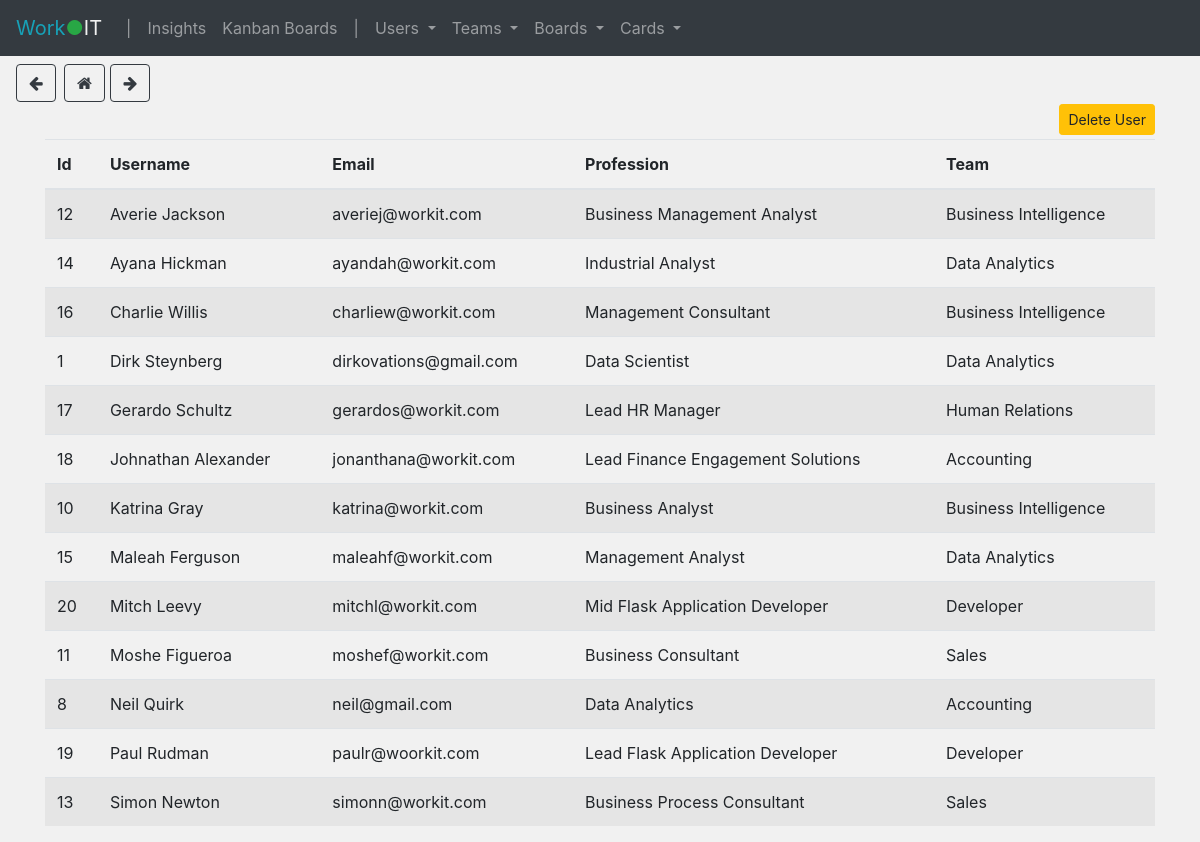
The page /user_list on the database as committed earlier.
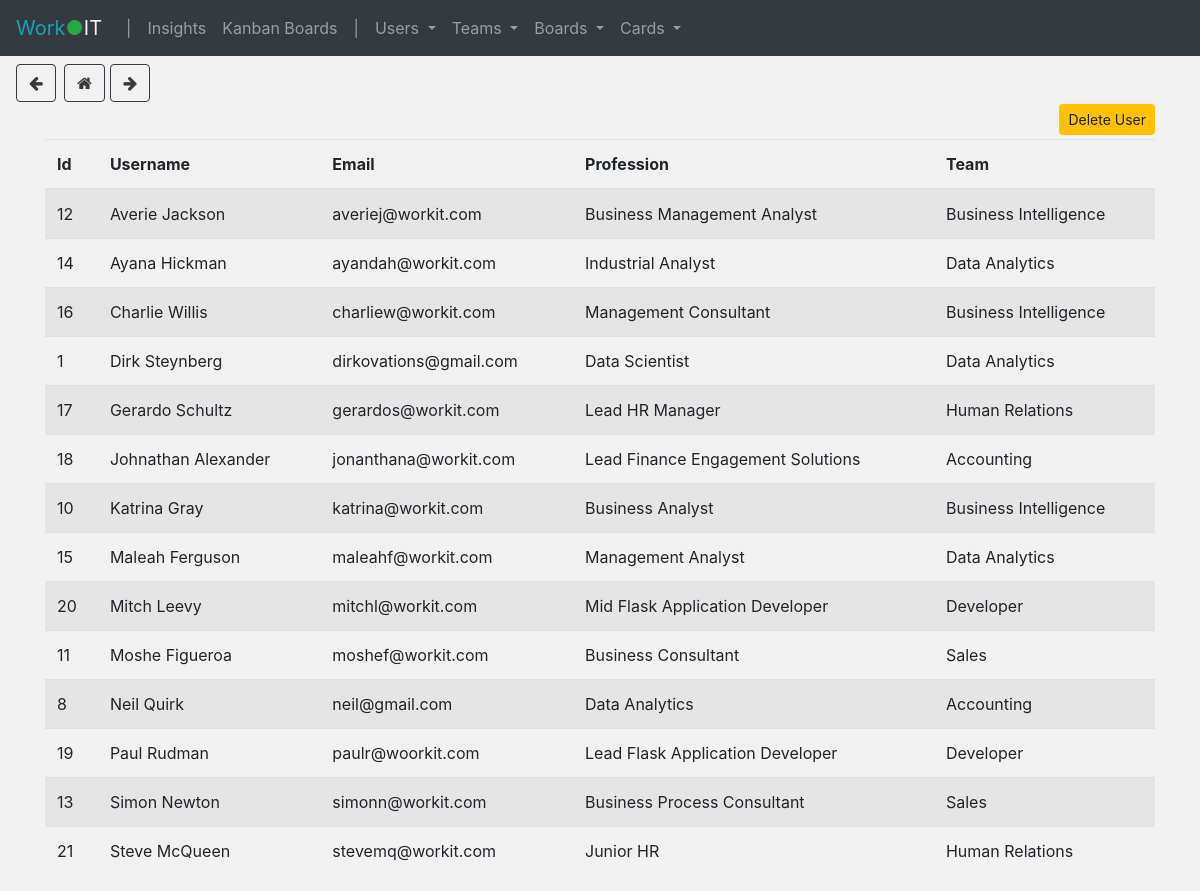
The same page on the database as committed later.
### tables this page shows
CREATE TABLE user(id INTEGER PRIMARY KEY AUTOINCREMENT,name TEXT,email TEXT,title TEXT,card TEXT,team TEXT,profile BLOB);

### app.py (the view)
@app.route('/user_list')
def user_list():
    users, teams = get_users(), get_teams()
    return render_template('user_list.html', users=users, teams=teams)

### scripts.py (called while the page is built)
def get_teams():
    con_teams = sqlite3.connect("database.db")
    con_teams.row_factory = sqlite3.Row
    cur = con_teams.cursor()
    cur.execute("SELECT * FROM team ORDER BY name")
    teams = cur.fetchall()
    con_teams.close()
    return teams

def get_users():
    con_users = sqlite3.connect("database.db")
    con_users.row_factory = sqlite3.Row
    cur = con_users.cursor()
    cur.execute("SELECT * FROM user ORDER BY name")
    users = cur.fetchall()
    con_users.close()
    return users

### templates/user_list.html (shortened to what this page needs)
{% extends "base.html" %}
{% block head %}
    {{ super() }}
{% endblock %}
{% block content %}
    <div class="text-right mt-5 mb-1">
        <button type="button" class="btn btn-warning btn-sm" data-toggle="modal" data-target="#delete-user">
            Delete User
        </button>
    </div>
    <table class="table table-striped" id="name-list">
        <thead>
        <tr>
            <th>Id</th>
            <th>Username</th>
            <th>Email</th>
            <th>Profession</th>
            <th>Team</th>
        </tr>
        </thead>
        <tbody>
        {% for user in users %}
            <tr>
                <td>{{ user['id'] }}</td>
                <td>{{ user['name'] }}</td>
                <td>{{ user['email'] }}</td>
                <td>{{ user['title'] }}</td>
                <td>{{ user['team'] }}</td>
            </tr>
        {% endfor %}
        </tbody>
    </table>
{% endblock %}

Rows that differ between the two databases and show on the page:
added user: id "21", name "Steve McQueen", email "stevemq@workit.com", title "Junior HR", team "Human Relations"
